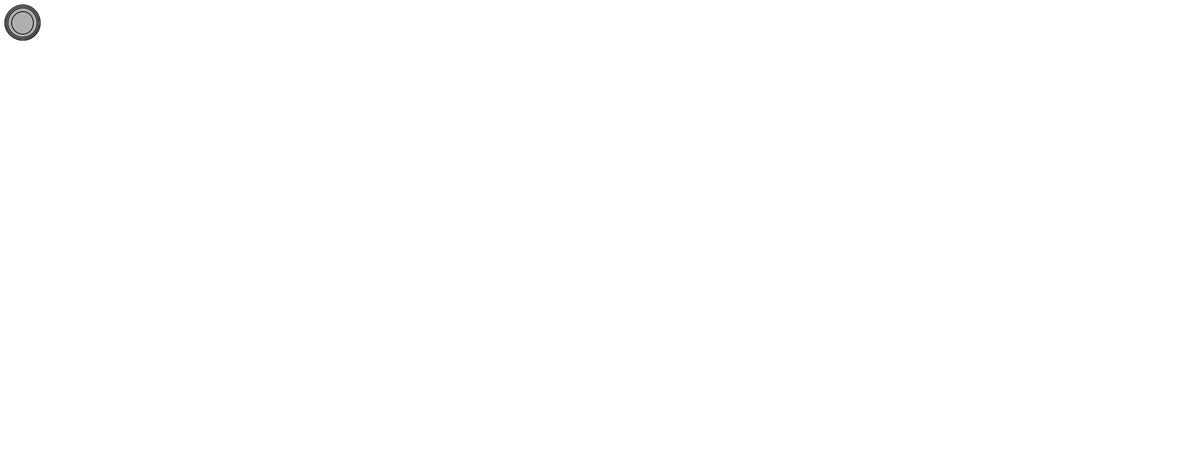
Frame 1 (no input)
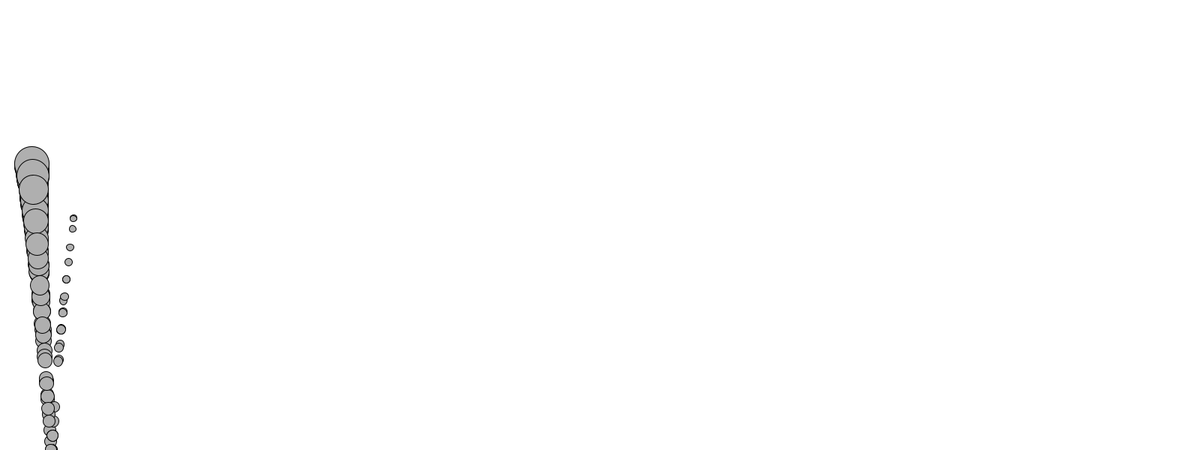
Frame 60 (the mouse pressed at the canvas centre just before this capture)
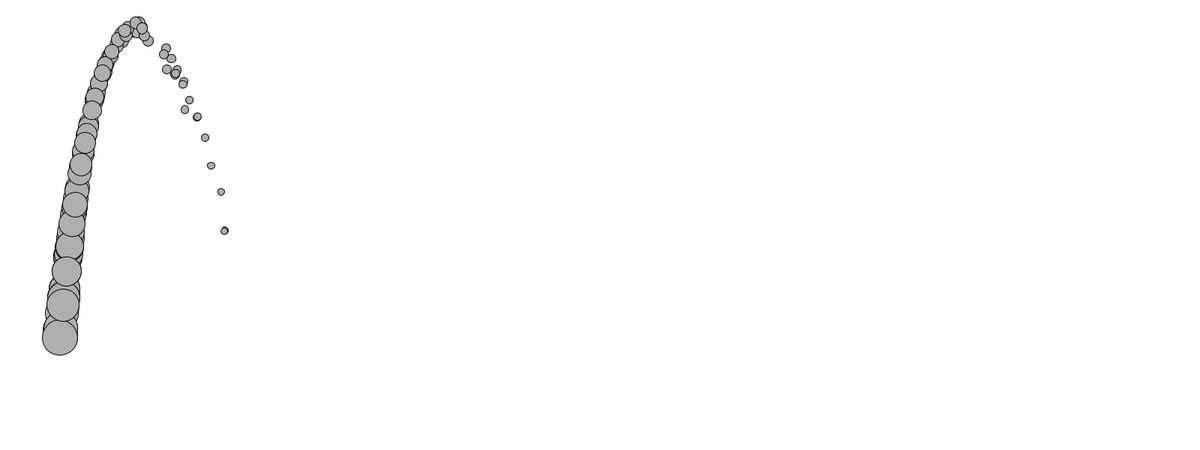
Frame 120 (the mouse held since frame 60 and released just before this capture)

The Processing sketch that drew these frames (run headless with seeded random() and noise(); from frame 60 on, the mouse is pressed at the canvas centre):

// Processing sketch: ballBounce
// ── ballBounce.pde
int nMover = 100;
Mover[] m = new Mover [nMover];

void setup()
{
  size(1600,600);
  for (int i=0; i < nMover; i++)
  {
     m[i] = new Mover();
     m[i].mass = random(0.5,3);
  }
}

void draw()
{
  background(255);
  PVector gravity = new PVector(0,0.3);
  PVector wind = new PVector(0.02,0); //.135
  for (int i=0; i < nMover; i++)
  {
    m[i].applyForce(gravity);
    m[i].applyForce(wind);
    m[i].update();
    m[i].checkEdges();
    m[i].display();
  }
}

// ── Mover.pde
class Mover {

  PVector location;
  PVector velocity;
  PVector acceleration;
  // The object now has mass!
  float mass;

  Mover() {
    // And for now, we’ll just set the mass equal to 1 for simplicity.
    mass = 1;
    location = new PVector(30,30);
    velocity = new PVector(0,0);
    acceleration = new PVector(0,0);
  }

  // Newton’s second law.
  void applyForce(PVector force) 
  {
    //[full] Receive a force, divide by mass, and add to acceleration.
    PVector f = PVector.div(force,mass);
    acceleration.add(f);
    //[end]
  }

  void update() {
    //[full] Motion 101 from Chapter 1
    velocity.add(acceleration);
    location.add(velocity);
    //[end]
    // Now add clearing the acceleration each time!
    acceleration.mult(0);
  }

  void display() {
    stroke(0);
    fill(175);
    //[offset-down] Scaling the size according to mass.
    circle(location.x,location.y,mass*16);
  }

  // Somewhat arbitrarily, we are deciding that an object bounces when it hits the edges of a window.
  void checkEdges() {
    if (location.x > width) {
      location.x = width;
      velocity.x *= -1;
    } else if (location.x < 0) {
      velocity.x *= -1;
      location.x = 0;
    }

    if (location.y > height) {
      // Even though we said we shouldn't touch location and velocity directly, there are some exceptions.
      // Here we are doing so as a quick and easy way to reverse the direction of our object when it reaches the edge.
      velocity.y *= -1;
      location.y = height;
    }
  }
}
